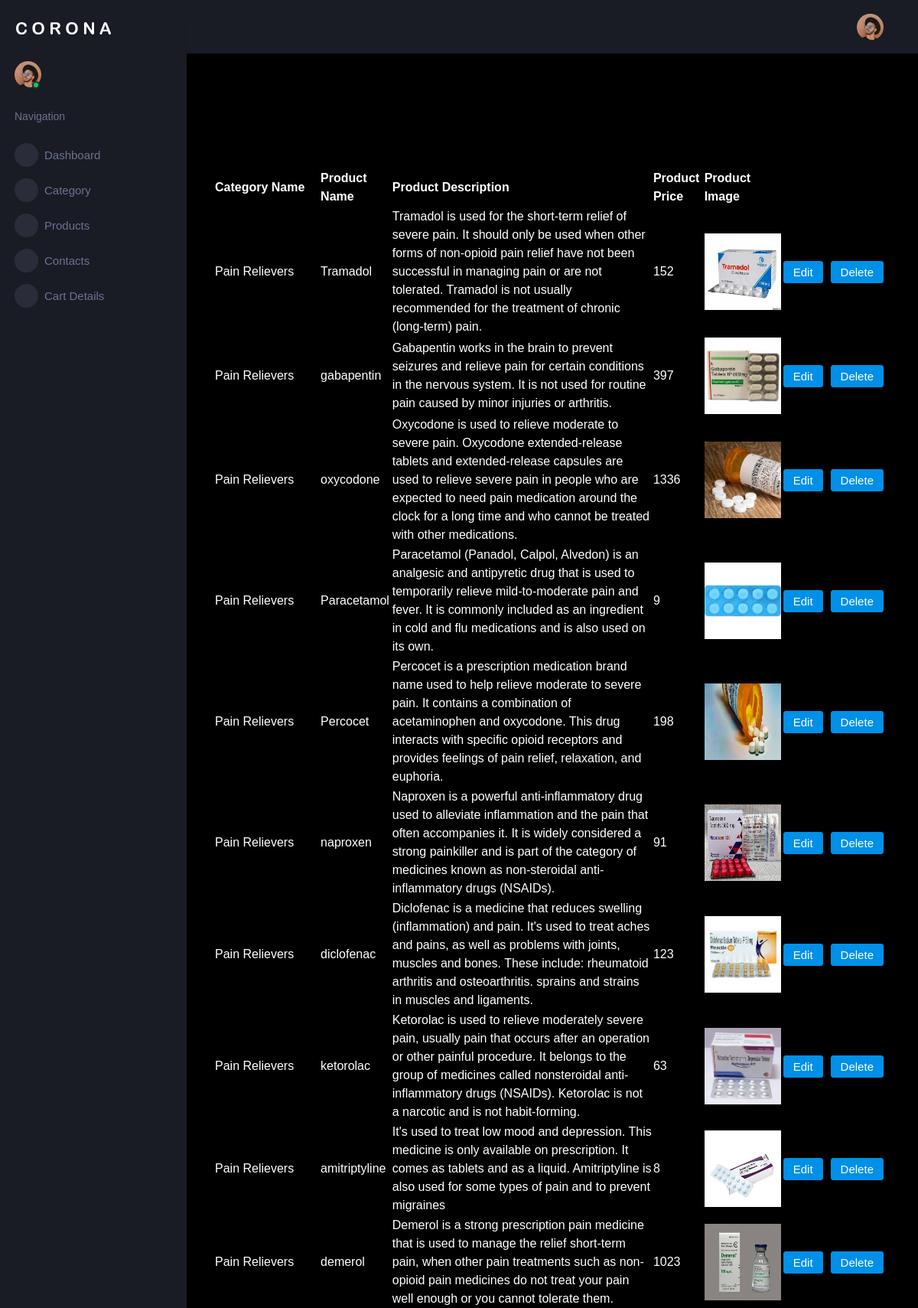
The page /medapp/prodisplay/ (upper part) on the database its author committed.
### medapp/models.py (models this page shows)
class prodb(models.Model):
    categoryname=models.CharField(max_length=100,null=True,blank=True)
    productname=models.CharField(max_length=100,null=True,blank=True)
    productdescription=models.CharField(max_length=100,null=True,blank=True)
    productprice=models.IntegerField(null=True,blank=True)
    productimage=models.ImageField(upload_to="profile",null=True,blank=True)

### medapp/views.py (the view)
# urls.py: path('prodisplay/', views.prodisplay, name="prodisplay"),
def prodisplay(request):
    pro=prodb.objects.all()
    return render(request,"dis_product.html",{'pro':pro})

### medapp/templates/dis_product.html (shortened to what this page needs)
<!DOCTYPE html>
{% extends 'index.html' %}
{% block content %}
<html lang="en">
<head>
</head>
<body>
<div class="card-body" style="margin-top:100px">
                    <div class="table-responsive">
                      <table>
                        <thead>
                          <tr>
                            <th>Category Name</th>
                            <th>Product Name</th>
                            <th>Product Description</th>
                            <th>Product Price</th>
                            <th>Product Image</th>
                          </tr>
                        </thead>
                        <tbody>
                        {% for i in pro %}
                          <tr>
                            <td>{{ i.categoryname }}</td>
                            <td>{{ i.productname }}</td>
                            <td>{{ i.productdescription }}</td>
                            <td>{{ i.productprice }}</td>
                            <td>
                              <img src="{{ i.productimage.url }}"width="100px" height="100px">
                            </td>
                            <td>
                              <form action="{% url 'proedit' proid=i.id %}">
                                 <button type="submit" class="btn btn-primary mr-2">Edit</button>
                              </form>
                            </td>
                             <td>
                              <form action="{% url 'prodelete' proid=i.id %}">
                                 <button type="submit" class="btn btn-primary mr-2">Delete</button>
                              </form>
                            </td>
                          </tr>
                        {% endfor %}
                        </tbody>
                      </table>
                    </div>
                  </div>
</body>
</html>
{% endblock %}

### rows shown on the page
prodb: categoryname "Pain Relievers", productname "Tramadol", productdescription "Tramadol is used for the short-term relief of severe pain. It should only be used when other forms of non-opioid pain relief have not been successful in managing pain or are not tolerated. Tramadol is not usually recommended for the treatment of chronic (long-term) pain.", productprice "152", productimage (picture)
prodb: categoryname "Pain Relievers", productname "gabapentin", productdescription "Gabapentin works in the brain to prevent seizures and relieve pain for certain conditions in the nervous system. It is not used for routine pain caused by minor injuries or arthritis.", productprice "397", productimage (picture)
prodb: categoryname "Pain Relievers", productname "oxycodone", productdescription "Oxycodone is used to relieve moderate to severe pain. Oxycodone extended-release tablets and extended-release capsules are used to relieve severe pain in people who are expected to need pain medication around the clock for a long time and who cannot be treated with other medications.", productprice "1336", productimage (picture)
prodb: categoryname "Pain Relievers", productname "Paracetamol", productdescription "Paracetamol (Panadol, Calpol, Alvedon) is an analgesic and antipyretic drug that is used to temporarily relieve mild-to-moderate pain and fever. It is commonly included as an ingredient in cold and flu medications and is also used on its own.", productprice "9", productimage (picture)
prodb: categoryname "Pain Relievers", productname "Percocet", productdescription "Percocet is a prescription medication brand name used to help relieve moderate to severe pain. It contains a combination of acetaminophen and oxycodone. This drug interacts with specific opioid receptors and provides feelings of pain relief, relaxation, and euphoria.", productprice "198", productimage (picture)
prodb: categoryname "Pain Relievers", productname "naproxen", productdescription "Naproxen is a powerful anti-inflammatory drug used to alleviate inflammation and the pain that often accompanies it. It is widely considered a strong painkiller and is part of the category of medicines known as non-steroidal anti-inflammatory drugs (NSAIDs).", productprice "91", productimage (picture)
prodb: categoryname "Pain Relievers", productname "diclofenac", productdescription "Diclofenac is a medicine that reduces swelling (inflammation) and pain. It's used to treat aches and pains, as well as problems with joints, muscles and bones. These include: rheumatoid arthritis and osteoarthritis. sprains and strains in muscles and ligaments.", productprice "123", productimage (picture)
prodb: categoryname "Pain Relievers", productname "ketorolac", productdescription "Ketorolac is used to relieve moderately severe pain, usually pain that occurs after an operation or other painful procedure. It belongs to the group of medicines called nonsteroidal anti-inflammatory drugs (NSAIDs). Ketorolac is not a narcotic and is not habit-forming.", productprice "63", productimage (picture)
prodb: categoryname "Pain Relievers", productname "amitriptyline", productdescription "It's used to treat low mood and depression. This medicine is only available on prescription. It comes as tablets and as a liquid. Amitriptyline is also used for some types of pain and to prevent migraines", productprice "8", productimage (picture)
prodb: categoryname "Pain Relievers", productname "demerol", productdescription "Demerol is a strong prescription pain medicine that is used to manage the relief short-term pain, when other pain treatments such as non-opioid pain medicines do not treat your pain well enough or you cannot tolerate them.", productprice "1023", productimage (picture)
